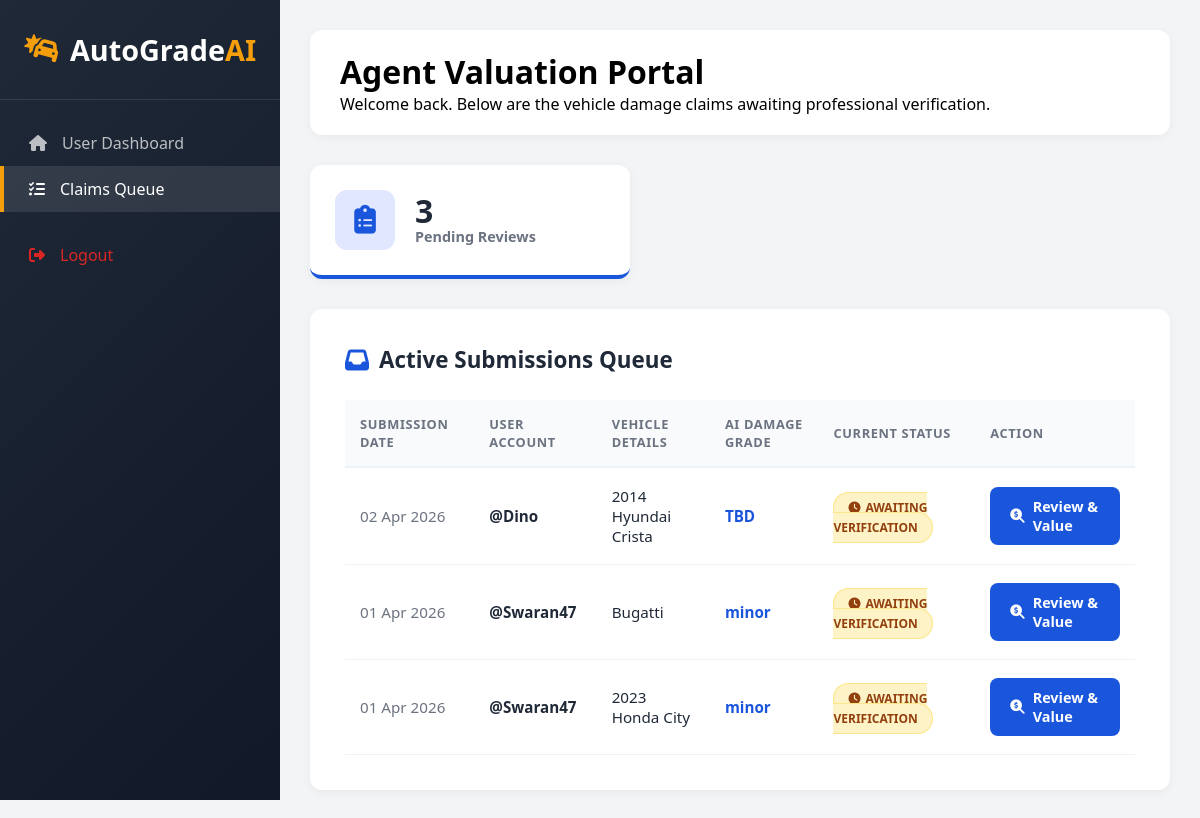
The page /agent-portal/ (signed in) on the database its author committed.
### my_admin/models.py (models this page shows, shortened)
class DamageAnalysis(models.Model):
    user = models.ForeignKey(User, on_delete=models.CASCADE, related_name='client_claims')
    agent = models.ForeignKey(
        User,
        on_delete=models.SET_NULL,
        null=True,
        blank=True,
        related_name='assigned_claims'
    )
    car_details = models.CharField(max_length=100)
    status = models.CharField(max_length=20, default='Pending')  # Pending, Approved, Rejected, Appealed
    damage_level = models.CharField(max_length=20, default='TBD')
    date_analyzed = models.DateTimeField(auto_now_add=True)  # Set once on creation
    updated_at = models.DateTimeField(auto_now=True)  # Updates every time .save() is called
    market_value = models.DecimalField(max_digits=12, decimal_places=2, null=True, blank=True)
    minor_coeff = models.FloatField(null=True, blank=True, default=0.025)
    moderate_coeff = models.FloatField(null=True, blank=True, default=0.05)
    major_coeff = models.FloatField(null=True, blank=True, default=0.1)
    estimated_claim = models.DecimalField(max_digits=12, decimal_places=2, null=True, blank=True)
    agent_comment = models.TextField(null=True, blank=True)
    user_appeal_reason = models.TextField(null=True, blank=True)
    appeal_count = models.IntegerField(default=0)  # Tracks 1st and 2nd re-evaluation requests

### my_admin/views.py (the view)
# urls.py: path('agent-portal/', views.agent_dashboard, name='agent_dashboard'),
@login_required
@user_passes_test(is_agent, login_url='admin_dashboard')
def agent_dashboard(request):
    assigned_claims = DamageAnalysis.objects.filter(status='Pending').order_by('-updated_at')
    return render(request, "AgentDashboard.html", {'claims': assigned_claims})

### my_admin/views.py (called while the page is built)
def is_agent(user):
    try:
        return user.userprofile.role == 'Agent' or user.is_superuser
    except UserProfile.DoesNotExist:
        return False

### my_admin/templates/AgentDashboard.html (shortened to what this page needs)
<!DOCTYPE html>
<html lang="en">
<head>
    <link rel="stylesheet" href="https://cdnjs.cloudflare.com/ajax/libs/font-awesome/6.4.0/css/all.min.css">
</head>
<body>
    <div class="sidebar">
        <div class="sidebar-header">
            <div class="logo"><i class="fas fa-car-crash"></i><span>AutoGrade<span>AI</span></span></div>
        </div>
        <div class="nav-menu">
            <a href="{% url 'admin_dashboard' %}" class="nav-item"><i class="fas fa-home"></i><span>User Dashboard</span></a>
            <a href="{% url 'agent_dashboard' %}" class="nav-item active"><i class="fas fa-tasks"></i><span>Claims Queue</span></a>
            <a href="{% url 'my_logout' %}" class="nav-item" style="color: var(--danger); margin-top: 20px;">
                <i class="fas fa-sign-out-alt"></i><span>Logout</span>
            </a>
        </div>
    </div>
    <div class="main-content">
        <div class="top-bar">
            <h1>Agent Valuation Portal</h1>
            <p>Welcome back. Below are the vehicle damage claims awaiting professional verification.</p>
        </div>
        <div class="stats-container">
            <div class="stat-card">
                <div class="stat-icon"><i class="fas fa-clipboard-list"></i></div>
                <div>
                    <div class="stat-value">{{ claims|length }}</div>
                    <div class="stat-label">Pending Reviews</div>
                </div>
            </div>
        </div>
        <div class="table-container">
            <div class="table-header">
                <i class="fas fa-inbox" style="color: var(--primary); font-size: 1.5rem;"></i>
                <h2>Active Submissions Queue</h2>
            </div>
            <table>
                <thead>
                    <tr>
                        <th>Submission Date</th>
                        <th>User Account</th>
                        <th>Vehicle Details</th>
                        <th>AI Damage Grade</th>
                        <th>Current Status</th>
                        <th>Action</th>
                    </tr>
                </thead>
                <tbody>
                    {% for claim in claims %}
                    <tr>
                        <td style="color: var(--gray);">{{ claim.date_analyzed|date:"d M Y" }}</td>
                        <td style="font-weight: 700;">@{{ claim.user.username }}</td>
                        <td>{{ claim.car_details }}</td>
                        <td>
                            <strong style="color: var(--primary);">{{ claim.damage_level|default:"TBD" }}</strong>
                        </td>
                        <td><span class="badge badge-pending"><i class="fas fa-clock" style="margin-right: 5px;"></i>AWAITING VERIFICATION</span></td>
                        <td>
                            <a href="{% url 'review_claim' claim.id %}" class="btn-review">
                                <i class="fas fa-search-dollar"></i> Review & Value
                            </a>
                        </td>
                    </tr>
                    {% endfor %}
                </tbody>
            </table>
        </div>
    </div>
</body>
</html>

### my_admin/templates/AgentDashboard.html (style rules this page uses)
* { margin: 0; padding: 0; box-sizing: border-box; font-family: 'Segoe UI', Tahoma, Geneva, Verdana, sans-serif; }
:root { --primary: #1a56db; --primary-dark: #1e429f; --secondary: #f59e0b; --dark: #1f2937; --light: #f9fafb; --gray: #6b7280; --success: #10b981; --danger: #dc2626; --transition: all 0.3s ease; }
body { background-color: #f3f4f6; display: flex; min-height: 100vh; }
.sidebar { width: 280px; background: linear-gradient(135deg, var(--dark) 0%, #111827 100%); color: white; position: fixed; height: 100vh; overflow-y: auto; transition: var(--transition); z-index: 100; }
.sidebar-header { padding: 30px 20px; text-align: center; border-bottom: 1px solid rgba(255,255,255,0.1); }
.sidebar-header .logo { display: flex; align-items: center; justify-content: center; gap: 10px; font-size: 1.8rem; font-weight: 700; color: white; }
.sidebar-header .logo i { color: var(--secondary); }
.sidebar-header .logo span span { color: var(--secondary); }
.nav-menu { padding: 20px 0; }
.nav-item { padding: 12px 25px; display: flex; align-items: center; gap: 15px; color: rgba(255,255,255,0.7); text-decoration: none; transition: var(--transition); border-left: 4px solid transparent; }
.nav-item:hover, .nav-item.active { background: rgba(255,255,255,0.1); color: white; border-left-color: var(--secondary); }
.main-content { flex: 1; margin-left: 280px; padding: 30px; }
.top-bar { background: white; border-radius: 12px; padding: 20px 30px; margin-bottom: 30px; box-shadow: 0 2px 10px rgba(0,0,0,0.05); }
.stats-container { margin-bottom: 30px; }
.stat-card { background: white; padding: 25px; border-radius: 12px; box-shadow: 0 2px 10px rgba(0,0,0,0.05); display: inline-flex; align-items: center; gap: 20px; min-width: 320px; border-bottom: 4px solid var(--primary); }
.stat-icon { width: 60px; height: 60px; border-radius: 12px; display: flex; align-items: center; justify-content: center; font-size: 1.8rem; background: #e0e7ff; color: var(--primary); }
.stat-value { font-size: 2rem; font-weight: 800; color: var(--dark); line-height: 1; }
.stat-label { color: var(--gray); font-weight: 600; font-size: 0.9rem; }
.table-container { background: white; border-radius: 12px; padding: 35px; box-shadow: 0 2px 10px rgba(0,0,0,0.05); }
.table-header { display: flex; align-items: center; gap: 10px; margin-bottom: 25px; color: var(--dark); }
.table-header h2 { font-size: 1.4rem; }
table { width: 100%; border-collapse: collapse; }
th { text-align: left; padding: 15px; background: #f8fafc; color: var(--gray); font-size: 0.8rem; text-transform: uppercase; letter-spacing: 0.05em; border-bottom: 2px solid #edf2f7; }
td { padding: 18px 15px; border-bottom: 1px solid #edf2f7; color: var(--dark); font-size: 0.95rem; }
.badge-pending { background: #fef3c7; color: #92400e; padding: 6px 14px; border-radius: 20px; font-size: 0.75rem; font-weight: 700; border: 1px solid #fde68a; }
.btn-review { background: var(--primary); color: white; border: none; padding: 10px 20px; border-radius: 8px; cursor: pointer; font-weight: 600; transition: var(--transition); display: inline-flex; align-items: center; gap: 8px; text-decoration: none; font-size: 0.9rem; }

### rows shown on the page
DamageAnalysis: date_analyzed "02 Apr 2026", user.username "Dino", car_details "2014 Hyundai Crista", damage_level "TBD"
DamageAnalysis: date_analyzed "01 Apr 2026", user.username "Swaran47", car_details "Bugatti", damage_level "minor"
DamageAnalysis: date_analyzed "01 Apr 2026", user.username "Swaran47", car_details "2023 Honda City", damage_level "minor"

### other values the page prints
{{ claims|length }} "3"
